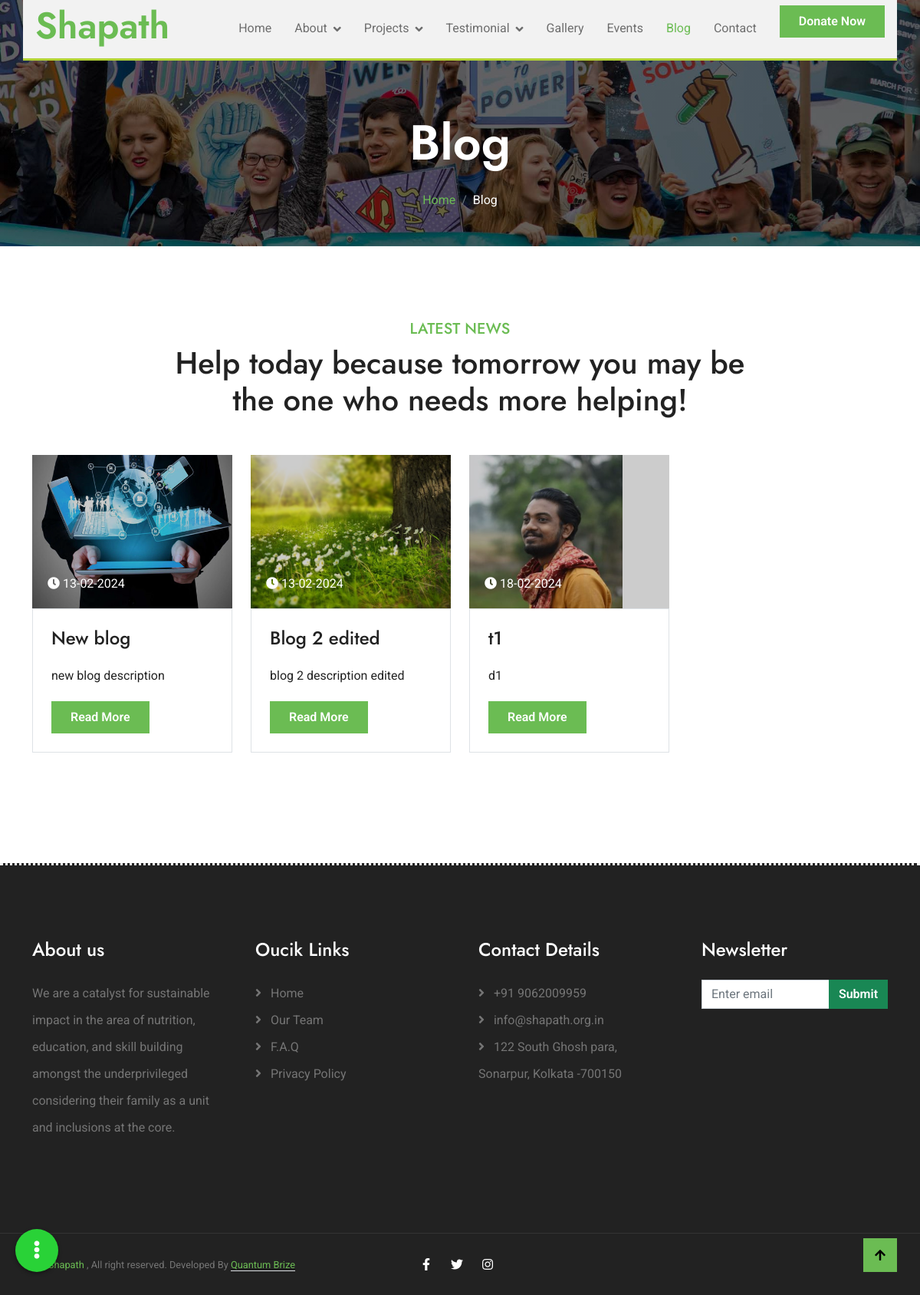
Screenshot of /index.php/web/activity/blogs with the database file from the repository.
### tables this page shows
CREATE TABLE `blog` (
  `id` int(11) NOT NULL,
  `uid` varchar(255) NOT NULL,
  `title` varchar(255) NOT NULL,
  `description` longtext NOT NULL,
  `description2` varchar(255) DEFAULT NULL,
  `img` varchar(255) NOT NULL,
  `img2` varchar(255) DEFAULT NULL,
  `created_at` datetime NOT NULL DEFAULT current_timestamp(),
  `updated_at` datetime NOT NULL DEFAULT current_timestamp()
);

### application/controllers/Common.php (called while the page is built, shortened)
<?php
class Common extends CI_Controller
{
	public function init_model($model)
	{
		$this->load->model($model);
	}
	public function load_page($page, $data)
	{
		$this->load->view($page, $data['data_page']);
	}
	private function load_headers($data)
	{
		$projects['projects'] = $this->Pages_model->get_all_projects();
		$this->load->view('/' . $data['site'] . '/inc/header_link.php', $data);
		$this->load->view('/' . $data['site'] . '/inc/header.php', $projects, $data);
	}
	private function load_footers($data)
	{
		$this->load->view('/' . $data['site'] . '/inc/footer.php');
		$this->load->view('/' . $data['site'] . '/inc/footer_link.php', $data);
	}
}
?>

### application/controllers/web/Activity.php (called while the page is built, shortened)
<?php
class Activity extends Load
{
    public function blogs()
    {
        $data = PAGE_DATA_WEB;
        $data['data_header']['blogs'] = true;
        $data['data_page']['blogs'] = $this->Pages_model->get_all_blogs();
        $this->load_page('web/blogs.php', $data);
    }
}
?>

### index.php (called while the page is built, shortened)
<?php
require_once BASEPATH.'core/CodeIgniter.php';

### application/models/Pages_model.php (called while the page is built, shortened)
<?php
class Pages_model extends Admin_model
{
    public function get_all_blogs()
    {
        $blogs = $this->db
            ->select('*')
            ->from(TABLE_BLOG)
            ->get();
        $blogs = $blogs->result_array();
        return !empty($blogs) ? $blogs : [];
    }
}

### application/views/web/blogs.php (the view, shortened to what this page needs)
<div class="container-fluid bg-breadcrumb">
    <div class="container text-center py-5" style="max-width: 900px;">
        <h3 class="text-white display-3 mb-4">Blog</h1>
            <ol class="breadcrumb justify-content-center mb-0">
                <li class="breadcrumb-item"><a href="index.php">Home</a></li>
                <li class="breadcrumb-item active text-white">Blog</li>
            </ol>
    </div>
</div>
<div class="container-fluid blog py-5 mb-5">
    <div class="container py-5">
        <div class="text-center mx-auto pb-5" style="max-width: 800px;">
            <h5 class="text-uppercase text-primary">Latest News</h5>
            <h1 class="mb-0">Help today because tomorrow you may be the one who needs more helping!
            </h1>
        </div>
        <div class="row g-4">
        <?php foreach($blogs as $blog){?>
            <div class="col-lg-6 col-xl-3">
                <div class="blog-item">
                    <div class="blog-img">
                        <img src="<?php echo base_url($blog['img']) ?>" class="img-fluid  image_size" alt="Square Image" style="height: 200px; object-fit: cover; ">
                        <div class="blog-info">
                            <span><i class="fa fa-clock"></i> <?php $dateTime = new DateTime($blog['created_at']); $dateOnly = $dateTime->format('d-m-Y'); echo $dateOnly?></span>
                        </div>
                    </div>
                    <div class="text-dark border p-4 ">
                        <h4 class="mb-4"><?php echo $blog['title']?></h4>
                        <p class="mb-4" style="overflow: hidden; text-overflow: ellipsis; white-space: normal; line-height: 1.2em; /* Adjust line height as needed */ max-height: 3.6em;"><?php echo $blog['description']?></p>
                        <a class="btn-hover-bg btn btn-primary text-white py-2 px-4" href="<?php echo base_url('web/Activity/blog?blog_id='.$blog['uid'])?>">Read More</a>
                    </div>
                </div>
            </div>
            <?php }?>
        </div>
    </div>
</div>

### assets/css/style.css (style rules this page uses)
.btn { font-weight: 600; transition: .5s; }
.btn-hover-bg { transition: 0.5s; }
.bg-breadcrumb { background: linear-gradient(rgba(0, 0, 0, 0.6), rgba(0, 0, 0, 0.6)), url(../img/breadcrumb-bg.jpg); background-position: center center; background-repeat: no-repeat; background-size: cover; padding: 100px 0 0 0; }
.blog .blog-item .blog-img { position: relative; overflow: hidden; }
.blog .blog-item .blog-img .blog-info { position: absolute; width: 100%; height: 100%; bottom: 0; left: 0; padding: 20px; background: rgba(0, 0, 0, .2); color: var(--bs-white) !important; display: flex; align-items: end; justify-content: space-between; transition: 0.5s; }
.blog .blog-item .blog-img img { transition: 0.5s; }

### rows the page displays
blog: created_at "13-02-2024", title "New blog", description "new blog description"
blog: created_at "13-02-2024", title "Blog 2 edited", description "blog 2 description edited"
blog: img (picture), created_at "18-02-2024", title "t1", description "d1"
